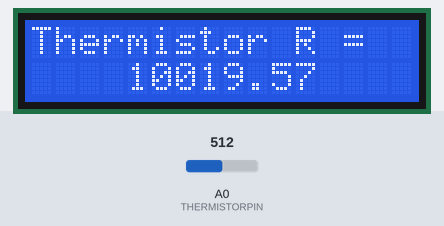
Bench run of a sketch on a simulated Arduino Uno, built with avr-gcc and run on an emulated ATmega328P. Shown: 16×2 character LCD. Inputs (shaded band) come from the test bench; at power-on: A0 (THERMISTORPIN) = 512.

Above: at 1.2 s.
1.3 s: A0 (THERMISTORPIN) set to 1012
At 2.8 s:
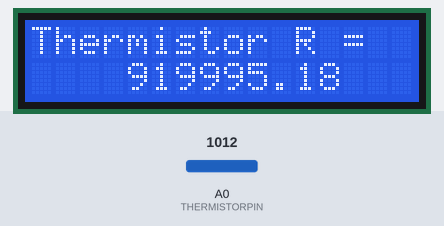
3.5 s: A0 (THERMISTORPIN) set to 1023
At 4.8 s:
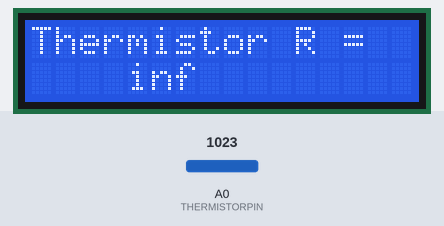
5.6 s: A0 (THERMISTORPIN) set to 900
At 6.9 s:
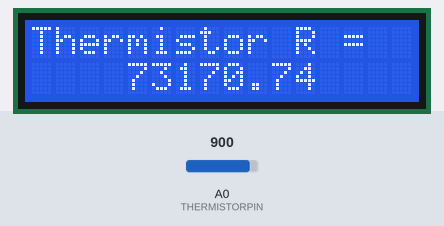
Timing chart, 0 to 8.6 s (numbered marks = the images above; inputs shaded):
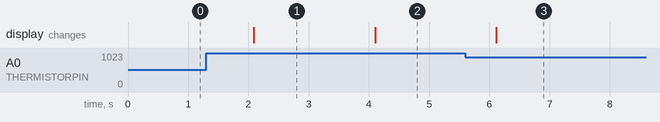

Measured:
- the behaviour switches between 1022 and 1023 on A0 (THERMISTORPIN) (found by bisection; images 1 and 2)
- after the input at 1.3 s, the display: changes after 0.79 s (image 1)
- after the input at 3.5 s, the display: changes after 0.60 s (image 2)
- after the input at 5.6 s, the display: changes after 0.52 s (image 3)

The sketch:

Termometro_arduino_NTC_RESISTENCIA.ino
```cpp
#include <LiquidCrystal.h>
LiquidCrystal lcd(7, 6, 5, 4, 3, 2);

// the value of the 'other' resistor
#define SERIESRESISTOR 10000

// What pin to connect the sensor to
#define THERMISTORPIN A0

void setup()
{
 lcd.begin(16, 2);
}

void loop()
{
    float reading;

    reading = analogRead(THERMISTORPIN);

    //Serial.print("Analog reading ");
    //Serial.println(reading);

    // convert the value to resistance
    reading = (1023 / reading)  - 1;     // (1023/ADC - 1)
    reading = SERIESRESISTOR / reading;  // 10K / (1023/ADC - 1)
   lcd.clear();
   lcd.home();
   lcd.print("Thermistor R =");
   lcd.setCursor(4,1);
   lcd.print(reading);
   delay(1000);
}
```
